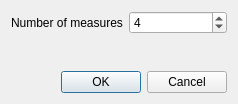
<?xml version="1.0" encoding="UTF-8"?>
<ui version="4.0">
 <class>Dialog</class>
 <widget class="QDialog" name="Dialog">
  <property name="geometry">
   <rect>
    <x>0</x>
    <y>0</y>
    <width>238</width>
    <height>104</height>
   </rect>
  </property>
  <property name="windowTitle">
   <string>Choose number of measures</string>
  </property>
  <layout class="QVBoxLayout" name="verticalLayout">
   <item>
    <layout class="QFormLayout" name="formLayout">
     <item row="1" column="0">
      <widget class="QLabel" name="label">
       <property name="text">
        <string>Number of measures</string>
       </property>
      </widget>
     </item>
     <item row="1" column="1">
      <widget class="QDoubleSpinBox" name="mSpinBox">
       <property name="sizePolicy">
        <sizepolicy hsizetype="Preferred" vsizetype="Fixed">
         <horstretch>0</horstretch>
         <verstretch>0</verstretch>
        </sizepolicy>
       </property>
       <property name="suffix">
        <string/>
       </property>
       <property name="decimals">
        <number>0</number>
       </property>
       <property name="minimum">
        <double>1.000000000000000</double>
       </property>
       <property name="maximum">
        <double>16.000000000000000</double>
       </property>
       <property name="singleStep">
        <double>1.000000000000000</double>
       </property>
       <property name="value">
        <double>4.000000000000000</double>
       </property>
      </widget>
     </item>
    </layout>
   </item>
   <item>
    <widget class="QDialogButtonBox" name="buttonBox">
     <property name="orientation">
      <enum>Qt::Horizontal</enum>
     </property>
     <property name="standardButtons">
      <set>QDialogButtonBox::Cancel|QDialogButtonBox::Ok</set>
     </property>
    </widget>
   </item>
  </layout>
 </widget>
 <resources/>
 <connections>
  <connection>
   <sender>buttonBox</sender>
   <signal>accepted()</signal>
   <receiver>Dialog</receiver>
   <slot>accept()</slot>
   <hints>
    <hint type="sourcelabel">
     <x>248</x>
     <y>254</y>
    </hint>
    <hint type="destinationlabel">
     <x>157</x>
     <y>274</y>
    </hint>
   </hints>
  </connection>
  <connection>
   <sender>buttonBox</sender>
   <signal>rejected()</signal>
   <receiver>Dialog</receiver>
   <slot>reject()</slot>
   <hints>
    <hint type="sourcelabel">
     <x>316</x>
     <y>260</y>
    </hint>
    <hint type="destinationlabel">
     <x>286</x>
     <y>274</y>
    </hint>
   </hints>
  </connection>
 </connections>
</ui>
